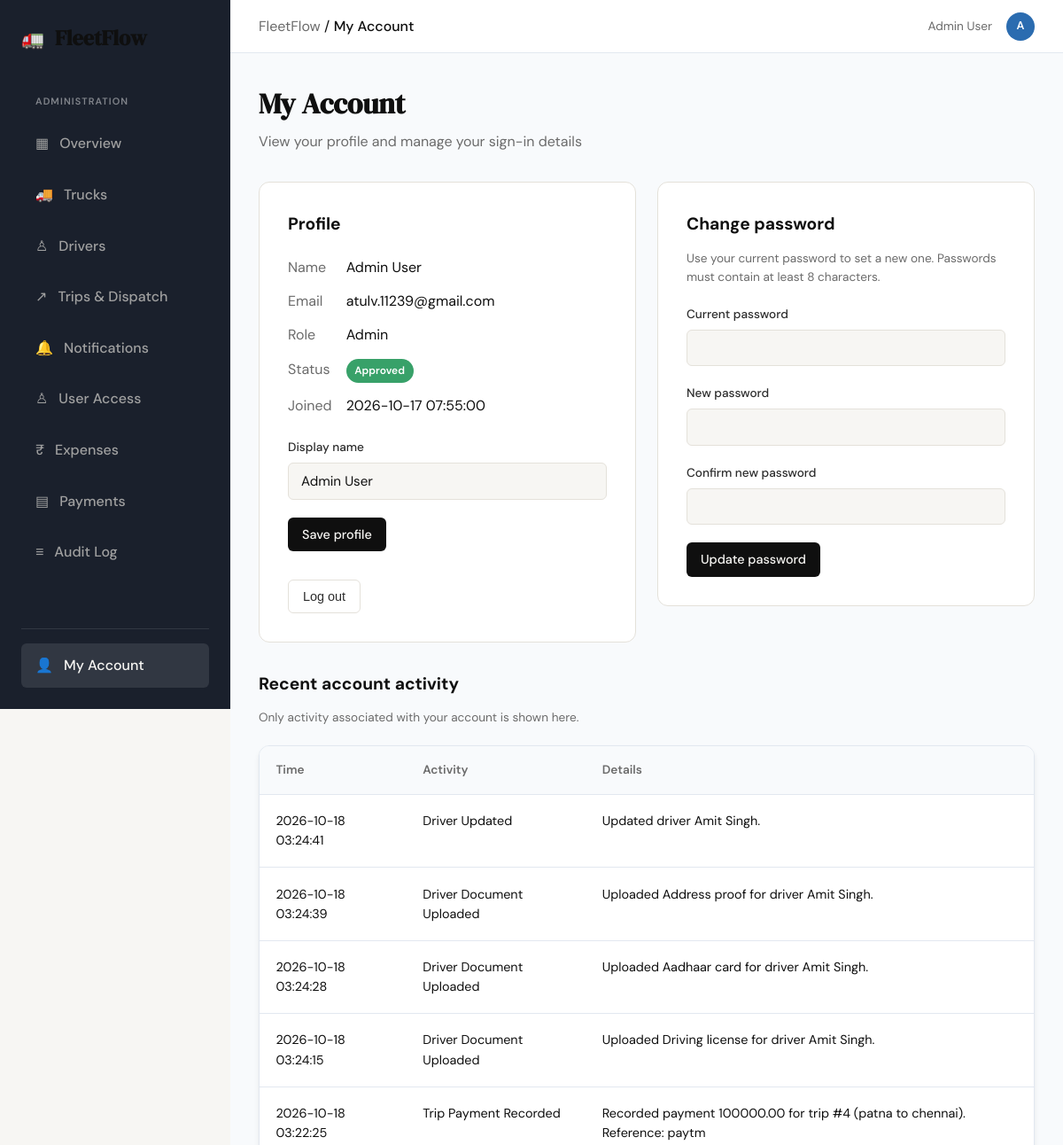
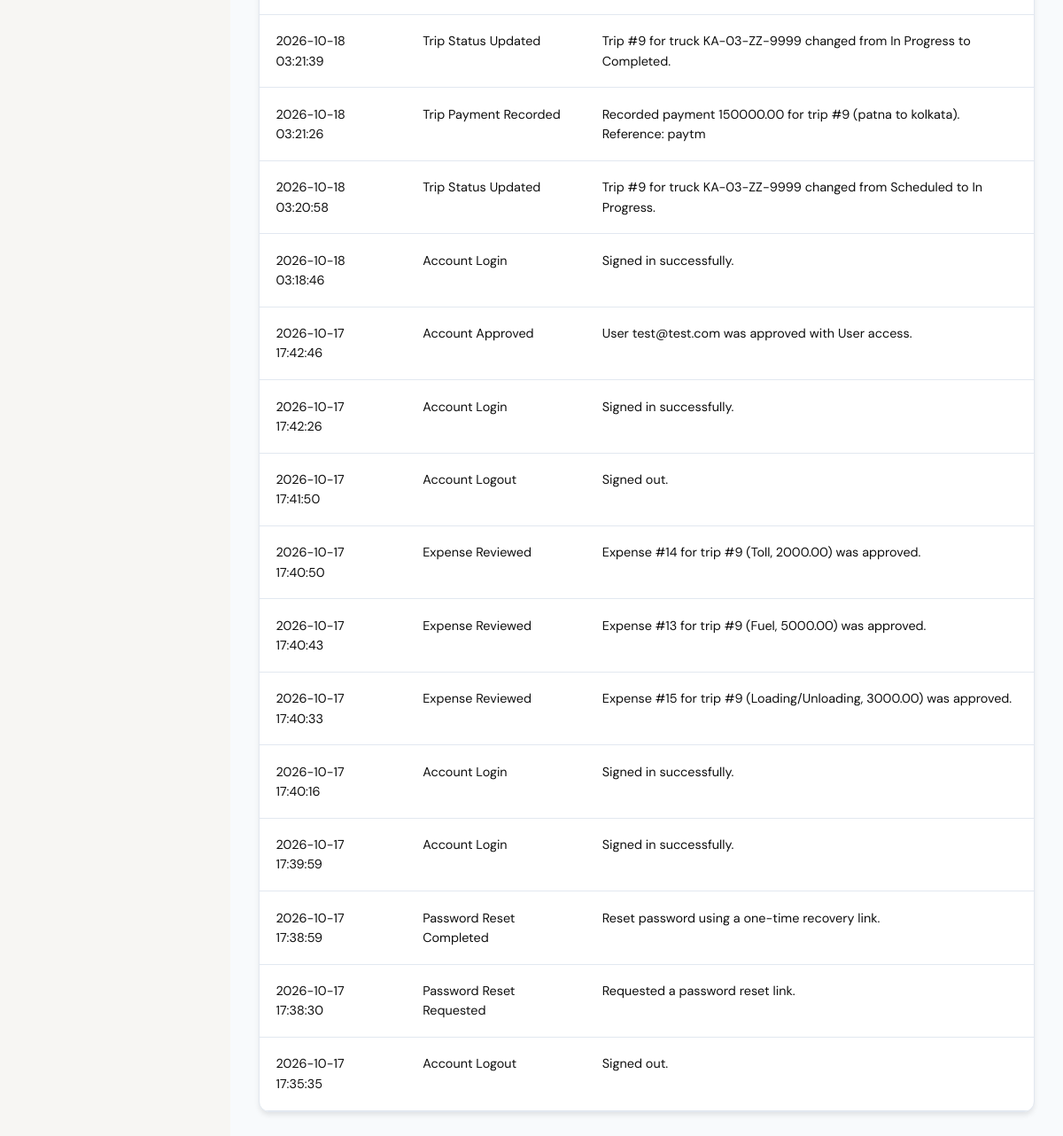
/account (signed in), run on the app's committed database (2 pictures, top to bottom).
### tables this page shows
CREATE TABLE users (
                user_id INTEGER PRIMARY KEY AUTOINCREMENT,
                email TEXT NOT NULL UNIQUE,
                password TEXT NOT NULL,
                is_approved BOOLEAN DEFAULT 0,
                role TEXT CHECK(role IN ('Admin', 'User')) DEFAULT 'User',
                created_at DATETIME DEFAULT CURRENT_TIMESTAMP
            , full_name TEXT, is_rejected BOOLEAN NOT NULL DEFAULT 0, is_terminated BOOLEAN NOT NULL DEFAULT 0, terminated_at DATETIME, job_role TEXT NOT NULL DEFAULT 'User', requested_role TEXT NOT NULL DEFAULT 'User', driver_id INTEGER REFERENCES drivers(driver_id));

CREATE TABLE user_logs (
                log_id INTEGER PRIMARY KEY AUTOINCREMENT,
                user_id INTEGER NOT NULL,
                action TEXT NOT NULL,
                timestamp DATETIME DEFAULT CURRENT_TIMESTAMP,
                details TEXT, actor_user_id INTEGER REFERENCES users(user_id),
                FOREIGN KEY (user_id) REFERENCES users(user_id)
            );

### app.py (the view, shortened to what this page needs)
@app.route("/account", methods=["GET", "POST"])
def account():
    user_id = session.get('user_id')
    if user_id is None:
        return redirect(url_for("login"))
    session.setdefault("csrf_token", secrets.token_urlsafe(32))
    conn = get_db()
    user = conn.execute(
        "SELECT users.user_id, users.full_name, users.email, users.role, users.job_role, "
        "users.driver_id, drivers.name AS driver_name, users.created_at, "
        "users.is_approved, users.is_rejected, users.is_terminated, users.password "
        "FROM users LEFT JOIN drivers ON drivers.driver_id = users.driver_id "
        "WHERE users.user_id = ?",
        (user_id,)
    ).fetchone()
    if not user:
        conn.close()
        session.clear()
        return redirect(url_for("login"))
    if user['is_terminated']:
        conn.close()
        session.clear()
        flash("This account has been terminated.", "error")
        return redirect(url_for("login"))
    error = None
    success = None
    profile = conn.execute(
        "SELECT users.user_id, users.full_name, users.email, users.role, users.job_role, "
        "users.driver_id, drivers.name AS driver_name, users.created_at, "
        "users.is_approved, users.is_rejected "
        "FROM users LEFT JOIN drivers ON drivers.driver_id = users.driver_id "
        "WHERE users.user_id = ?",
        (user_id,)
    ).fetchone()
    profile = dict(profile)
    recent_activity = conn.execute(
        "SELECT action, details, timestamp FROM user_logs "
        "WHERE user_id = ? OR actor_user_id = ? "
        "ORDER BY timestamp DESC, log_id DESC LIMIT 20",
        (user_id, user_id)
    ).fetchall()
    conn.close()
    return render_template(
        "account.html",
        user=profile,
        recent_activity=recent_activity,
        csrf_token=session["csrf_token"],
        error=error,
        success=success,
        block_content='dashboard'
    )

### app.py (called while the page is built, shortened)
def _record_owner_filter(alias, owner_column="owner_user_id"):
    if session.get("email", "").lower() == SUPER_ADMIN_EMAIL.lower():
        return "1 = 1", []

@app.context_processor
def inject_admin_notification_count():
    if not (session.get("is_admin") or session.get("role") == "Admin"):
        return {"admin_notification_count": 0}
    conn = get_db()
    try:
        counts = _count_admin_notifications(conn)
    finally:
        conn.close()
    return {"admin_notification_count": sum(counts.values())}

### database/db.py (called while the page is built)
def get_db():
    conn = sqlite3.connect(DATABASE_PATH)
    conn.row_factory = sqlite3.Row
    conn.execute("PRAGMA foreign_keys = ON")
    return conn

### templates/account.html (shortened to what this page needs)
{% extends "base.html" %}
{% block breadcrumb %}My Account{% endblock %}
{% block content_dashboard %}
<div class="dashboard-page">
    <div class="panel-header" style="margin-bottom: 2rem;">
        <h1 style="font-family: var(--font-display); font-size: 2rem; color: var(--ink); margin: 0;">My Account</h1>
        <p style="color: var(--ink-muted); margin-top: 0.25rem;">View your profile and manage your sign-in details</p>
    </div>
    <div class="account-grid">
        <section class="auth-card account-card">
            <h2 class="account-card-title">Profile</h2>
            <dl style="display: grid; grid-template-columns: auto 1fr; gap: 0.8rem 1rem;">
                <dt style="color: var(--ink-muted);">Name</dt>
                <dd>{{ user.full_name or 'Not provided' }}</dd>
                <dt style="color: var(--ink-muted);">Email</dt>
                <dd>{{ user.email }}</dd>
                <dt style="color: var(--ink-muted);">Role</dt>
                <dd>{{ 'Admin' if user.role == 'Admin' else 'Driver' }}</dd>
                <dt style="color: var(--ink-muted);">Status</dt>
                <dd>
                    {% if user.is_rejected %}
                    <span class="status-badge badge-maint">Rejected</span>
                    {% elif user.is_approved %}
                    <span class="status-badge badge-available">Approved</span>
                    {% else %}
                    <span class="status-badge badge-maint">Pending Approval</span>
                    {% endif %}
                </dd>
                <dt style="color: var(--ink-muted);">Joined</dt>
                <dd>{{ user.created_at }}</dd>
            </dl>
            <form method="POST" action="{{ url_for('account') }}" style="margin-top: 1.5rem;">
                <div class="form-group">
                    <label for="full_name">Display name</label>
                    <input class="form-input" type="text" id="full_name" name="full_name"
                           value="{{ user.full_name or '' }}" autocomplete="name" maxlength="100" required>
                </div>
                <button type="submit" class="btn-primary account-submit">Save profile</button>
            </form>
            <form action="{{ url_for('logout') }}" method="POST" style="margin-top: 2rem;">
                <button type="submit" class="btn-ghost account-logout">Log out</button>
            </form>
        </section>
        <section class="auth-card account-card">
            <h2 class="account-card-title">Change password</h2>
            <p class="account-help">Use your current password to set a new one. Passwords must contain at least 8 characters.</p>
            <form method="POST" action="{{ url_for('account') }}">
                <div class="form-group">
                    <label for="current_password">Current password</label>
                    <input class="form-input" type="password" id="current_password" name="current_password" autocomplete="current-password" required>
                </div>
                <div class="form-group">
                    <label for="new_password">New password</label>
                    <input class="form-input" type="password" id="new_password" name="new_password" autocomplete="new-password" minlength="8" required>
                </div>
                <div class="form-group">
                    <label for="confirm_password">Confirm new password</label>
                    <input class="form-input" type="password" id="confirm_password" name="confirm_password" autocomplete="new-password" minlength="8" required>
                </div>
                <button type="submit" class="btn-primary account-submit">Update password</button>
            </form>
        </section>
    </div>
    <section class="account-activity" aria-labelledby="account-activity-title">
        <div class="panel-header" style="margin-bottom: 1rem;">
            <h2 class="account-card-title" id="account-activity-title">Recent account activity</h2>
            <p class="account-help">Only activity associated with your account is shown here.</p>
        </div>
        {% if recent_activity %}
        <div class="table-container">
            <table class="fleet-table">
                <thead><tr><th>Time</th><th>Activity</th><th>Details</th></tr></thead>
                <tbody>
                    {% for event in recent_activity %}
                    <tr>
                        <td>{{ event.timestamp }}</td>
                        <td>{{ event.action }}</td>
                        <td>{{ event.details }}</td>
                    </tr>
                    {% endfor %}
                </tbody>
            </table>
        </div>
        {% else %}
        <div class="table-container user-empty-state">No account activity has been recorded yet.</div>
        {% endif %}
    </section>
</div>
{% endblock %}

### templates/base.html (shortened to what this page needs)
<!DOCTYPE html>
<html lang="en">
<head>
    <link rel="stylesheet" href="{{ url_for('static', filename='css/style.css') }}">
</head>
<body class="{{ 'dashboard-body' if block_content == 'dashboard' else '' }}">
    {% if block_content == 'dashboard' %}
    <div class="dashboard-layout">
        <aside class="sidebar">
            <div class="sidebar-header">
                <span class="brand-icon">🚛</span>
                <span class="brand-name">FleetFlow</span>
            </div>
            <nav class="sidebar-nav">
                {% if session.get('is_admin') or session.get('role') == 'Admin' %}
                <span class="nav-section-label">Administration</span>
                <a href="{{ url_for('admin_dashboard') }}" class="nav-item{% if request.endpoint == 'admin_dashboard' %} active{% endif %}"><span>▦</span> Overview</a>
                <a href="{{ url_for('trucks') }}" class="nav-item{% if request.endpoint in ('trucks', 'add_truck', 'edit_truck', 'delete_truck') %} active{% endif %}"><span>🚚</span> Trucks</a>
                <a href="{{ url_for('drivers') }}" class="nav-item{% if request.endpoint in ('drivers', 'add_driver', 'edit_driver', 'upload_driver_document', 'download_driver_document') %} active{% endif %}"><span>♙</span> Drivers</a>
                <a href="{{ url_for('trips') }}" class="nav-item{% if request.endpoint in ('trips', 'create_trip', 'update_trip_status', 'update_trip_freight', 'record_trip_payment') %} active{% endif %}"><span>↗</span> Trips & Dispatch</a>
                <a href="{{ url_for('admin_notifications') }}" class="nav-item{% if request.endpoint in ('admin_notifications', 'admin_notification_count') %} active{% endif %}">
                    <span>🔔</span> Notifications
                </a>
                <a href="{{ url_for('admin_users') }}" class="nav-item{% if request.endpoint in ('admin_users', 'approve_user', 'reject_user') %} active{% endif %}"><span>♙</span> User Access</a>
                <a href="{{ url_for('expenses') }}" class="nav-item{% if request.endpoint in ('expenses', 'review_expense', 'correct_expense_amount') %} active{% endif %}"><span>₹</span> Expenses</a>
                <a href="{{ url_for('payments') }}" class="nav-item{% if request.endpoint in ('payments', 'correct_payment_amount') %} active{% endif %}"><span>▤</span> Payments</a>
                <a href="{{ url_for('admin_audit') }}" class="nav-item{% if request.endpoint == 'admin_audit' %} active{% endif %}"><span>≡</span> Audit Log</a>
                {% endif %}
            </nav>
            <div class="sidebar-footer">
                <a href="{{ url_for('account') }}" class="nav-item{% if request.endpoint == 'account' %} active{% endif %}"><span>👤</span> My Account</a>
            </div>
        </aside>
        <div class="app-container">
            <nav class="top-bar">
                <div class="breadcrumbs">
                    <span style="color: var(--ink-muted);">FleetFlow</span> /
                    <span style="color: var(--ink); font-weight: 500;">{% block breadcrumb %}Dashboard{% endblock %}</span>
                </div>
                <div class="user-profile" style="display: flex; align-items: center; gap: 1rem;">
                    {% set profile_name = session.get('full_name') or session.get('email', 'Account') %}
                    <span style="font-size: 0.85rem; color: var(--ink-muted);">{{ profile_name }}</span>
                    <div aria-label="{{ profile_name }}" title="{{ profile_name }}" style="width: 32px; height: 32px; border-radius: 50%; background: var(--industry-blue); color: white; display: flex; align-items: center; justify-content: center; font-size: 0.8rem; font-weight: 600;">{{ session.get('avatar_initials') or profile_name[:1]|upper }}</div>
                </div>
            </nav>
            <main class="main-content" style="padding: 2rem;">
                {% block content_dashboard %}{% endblock %}
            </main>
        </div>
    </div>
    {% endif %}
</body>
</html>

### data on the page
users: full_name "Admin User", email "atulv.11239@gmail.com", role "Admin", created_at "2026-10-17 07:55:00"
user_logs: timestamp "2026-10-18 03:24:41", action "Driver Updated", details "Updated driver Amit Singh."
user_logs: timestamp "2026-10-18 03:24:39", action "Driver Document Uploaded", details "Uploaded Address proof for driver Amit Singh."
user_logs: timestamp "2026-10-18 03:24:28", action "Driver Document Uploaded", details "Uploaded Aadhaar card for driver Amit Singh."
user_logs: timestamp "2026-10-18 03:24:15", action "Driver Document Uploaded", details "Uploaded Driving license for driver Amit Singh."
user_logs: timestamp "2026-10-18 03:22:25", action "Trip Payment Recorded", details "Recorded payment 100000.00 for trip #4 (patna to chennai). Reference: paytm"
user_logs: timestamp "2026-10-18 03:21:39", action "Trip Status Updated", details "Trip #9 for truck KA-03-ZZ-9999 changed from In Progress to Completed."
user_logs: timestamp "2026-10-18 03:21:26", action "Trip Payment Recorded", details "Recorded payment 150000.00 for trip #9 (patna to kolkata). Reference: paytm"
user_logs: timestamp "2026-10-18 03:20:58", action "Trip Status Updated", details "Trip #9 for truck KA-03-ZZ-9999 changed from Scheduled to In Progress."
user_logs: timestamp "2026-10-18 03:18:46", action "Account Login", details "Signed in successfully."
user_logs: timestamp "2026-10-17 17:42:46", action "Account Approved", details "User test@test.com was approved with User access."
user_logs: timestamp "2026-10-17 17:42:26", action "Account Login", details "Signed in successfully."
user_logs: timestamp "2026-10-17 17:41:50", action "Account Logout", details "Signed out."
user_logs: timestamp "2026-10-17 17:40:50", action "Expense Reviewed", details "Expense #14 for trip #9 (Toll, 2000.00) was approved."
user_logs: timestamp "2026-10-17 17:40:43", action "Expense Reviewed", details "Expense #13 for trip #9 (Fuel, 5000.00) was approved."
user_logs: timestamp "2026-10-17 17:40:33", action "Expense Reviewed", details "Expense #15 for trip #9 (Loading/Unloading, 3000.00) was approved."
user_logs: timestamp "2026-10-17 17:40:16", action "Account Login", details "Signed in successfully."
user_logs: timestamp "2026-10-17 17:39:59", action "Account Login", details "Signed in successfully."
user_logs: timestamp "2026-10-17 17:38:59", action "Password Reset Completed", details "Reset password using a one-time recovery link."
user_logs: timestamp "2026-10-17 17:38:30", action "Password Reset Requested", details "Requested a password reset link."
user_logs: timestamp "2026-10-17 17:35:35", action "Account Logout", details "Signed out."

### other printed values
{{ session.get('avatar_initials') or profile_name[:1]|upper }} "A"
